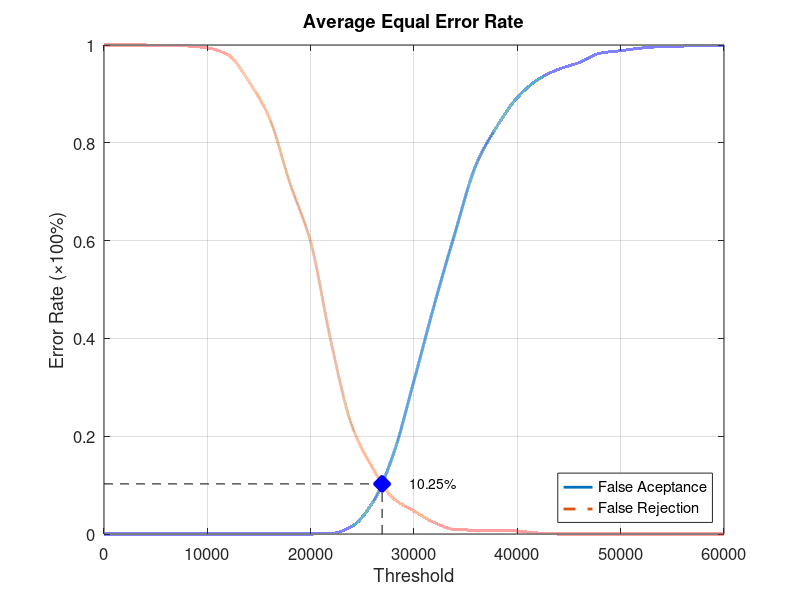
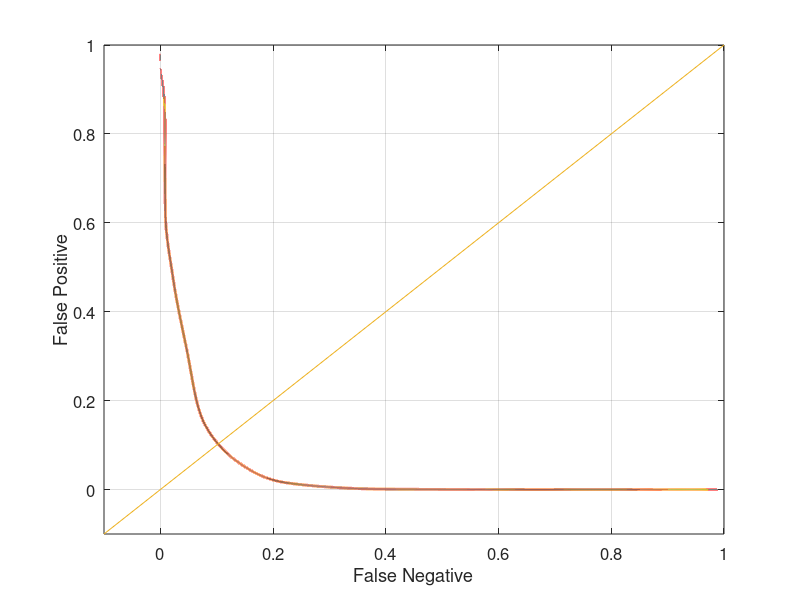

These figures' MATLAB source, in order:
function yEER = Database4Average
close all;
clear;
clc;
x = 0:2000:60000;
xq = 0:0.5:60000;

y0 = [0 0 0 0 0 0 0 0 0 0 0 0.00105263 0.0157895 0.0642105 0.163158 0.313684 0.471579 0.617895 0.754737 0.832632 0.892632 0.929474 0.950526 0.964211 0.983158 0.988421 0.993684 0.996842 0.997895 0.998947 1];
yy0 = interp1(x, y0, xq, 'pchip');
y1 = [1 1 1 0.998 0.998 0.994 0.98 0.926 0.851 0.717 0.597 0.39 0.221 0.135 0.073 0.047 0.023 0.009 0.008 0.008 0.006 0.002 0 0 0 0 0 0 0 0 0];
yy1 = interp1(x, y1, xq, 'pchip');

% Calculating EER: 
y2 = abs(y0 - y1);
find(y2 == min(y2))
yy2 = abs(yy0 - yy1);
xEER = find(yy2 == min(yy2));
xEERIndex = xq(xEER) % X-axis EER
yEER = yy0(xEER) % Y-axis EER

main = figure
plot(xq, yy0,'-','LineWidth', 2);	hold on
plot(xq, yy1,'--','LineWidth', 2);	hold on
plot([xEERIndex xEERIndex], [0 yEER], 'k--');	hold on
plot([0 xEERIndex], [yEER yEER], 'k--');	hold on
plot(xEERIndex, yEER, 'bx', 'LineWidth', 10);	hold on
text(xEERIndex + 10 * xEERIndex / 100, yEER, [num2str(round((10000 * yEER)) / 100) '%'])
legend('False Aceptance', 'False Rejection', 'Location', 'SouthEast')
xlabel('Threshold')
ylabel('Error Rate (\times100%)')
title('Average Equal Error Rate')
set(gca, 'FontSize', 12)
axis([0 60000 0 1])
grid on

print(main, 'Database4AverageMain', '-dpng');
FNRxFPR = figure('Color', [1 1 1]);
plot(yy1, yy0, '-', yy1, yy0, 'LineWidth', 2);
hold on
y = -0.1:0.1:1
plot(y, y); 
set(gca, 'FontSize', 12)
xlabel('False Negative')
ylabel('False Positive')
axis([-0.1 1 -0.1 1])
set(gca, 'FontSize', 12)
grid on

print(FNRxFPR, 'Database4AverageFNRxFPR','-dpng');
end
